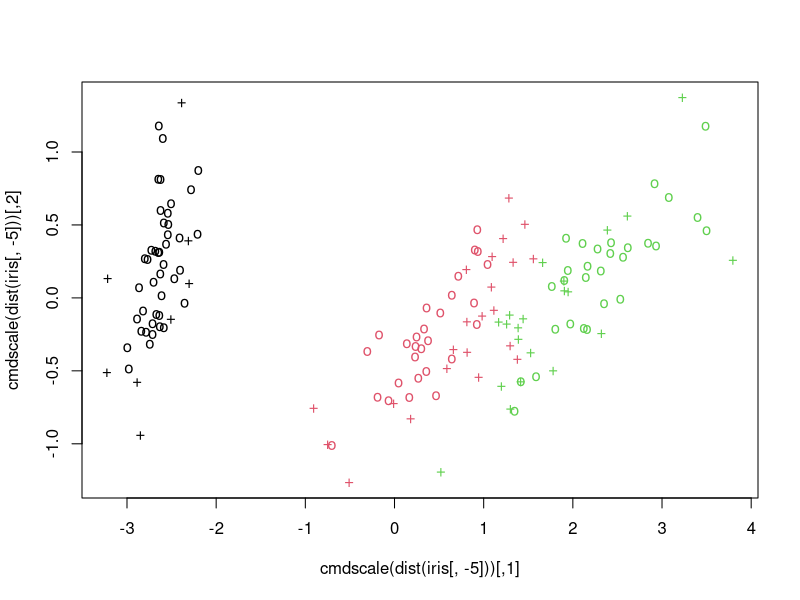
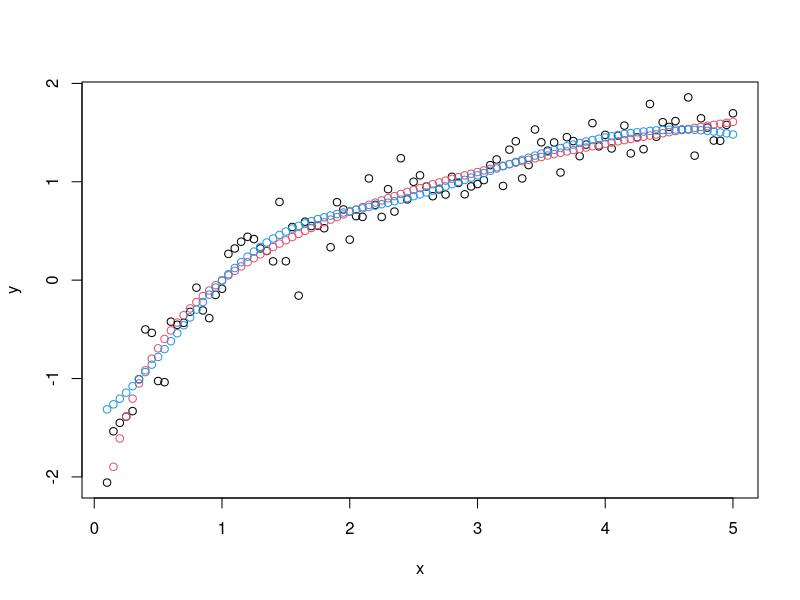
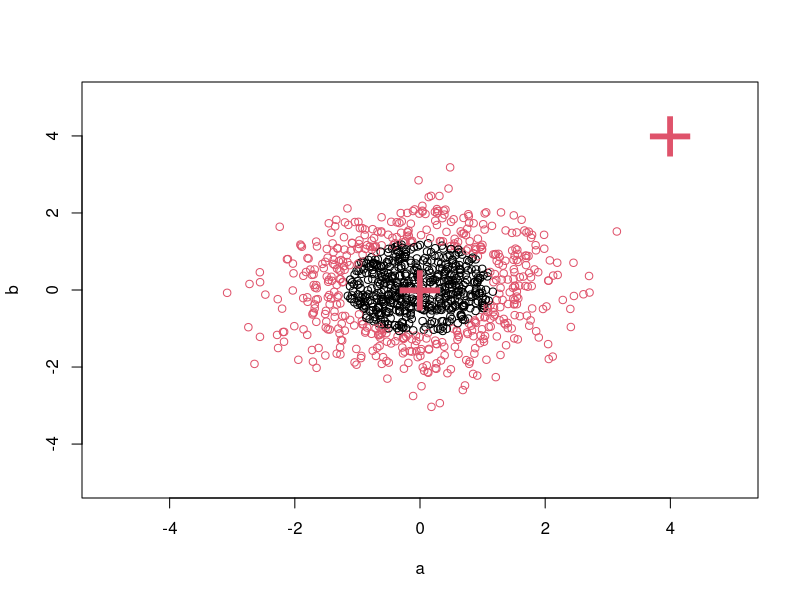
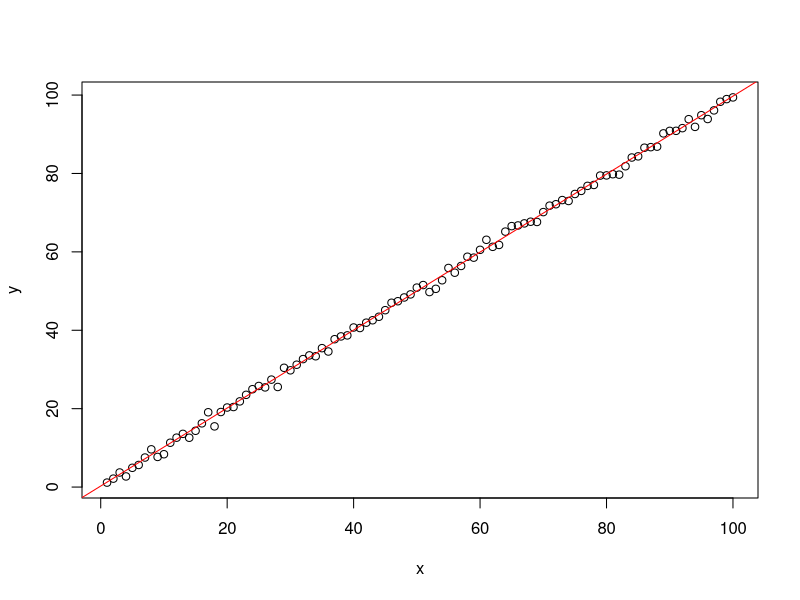
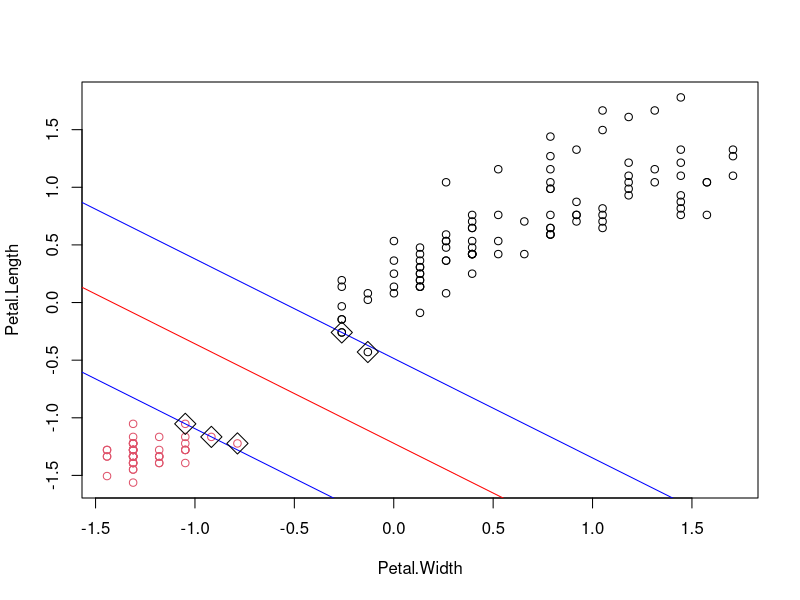

The R source for these figures, in order:
#################################
# Exemplo SVM
#################################

library(e1071)
##################################
data(iris)
attach(iris)

## classification mode
# default with factor response:
model <- svm(Species ~ ., data = iris)

# alternatively the traditional interface:
x <- subset(iris, select = -Species)
y <- Species
model <- svm(x, y) 

print(model)
summary(model)

# test with train data
pred <- predict(model, x)
# (same as:)
pred <- fitted(model)

# Check accuracy:
table(pred, y)

# compute decision values and probabilities:
pred <- predict(model, x, decision.values = TRUE)
attr(pred, "decision.values")[1:4,]

# visualize (classes by color, SV by crosses):
plot(cmdscale(dist(iris[,-5])),
     col = as.integer(iris[,5]),
     pch = c("o","+")[1:150 %in% model$index + 1])

## try regression mode on two dimensions

# create data
x <- seq(0.1, 5, by = 0.05)
y <- log(x) + rnorm(x, sd = 0.2)

# estimate model and predict input values
m   <- svm(x, y)
new <- predict(m, x)

# visualize
plot(x, y)
points(x, log(x), col = 2)
points(x, new, col = 4)

## density-estimation

# create 2-dim. normal with rho=0:
X <- data.frame(a = rnorm(1000), b = rnorm(1000))
attach(X)

# traditional way:
m <- svm(X, gamma = 0.1)

# formula interface:
m <- svm(~., data = X, gamma = 0.1)
# or:
m <- svm(~ a + b, gamma = 0.1)

# test:
newdata <- data.frame(a = c(0, 4), b = c(0, 4))
predict (m, newdata)

# visualize:
plot(X, col = 1:1000 %in% m$index + 1, xlim = c(-5,5), ylim=c(-5,5))
points(newdata, pch = "+", col = 2, cex = 5)

## weights: (example not particularly sensible)
i2 <- iris
levels(i2$Species)[3] <- "versicolor"
summary(i2$Species)
wts <- 100 / table(i2$Species)
wts
m <- svm(Species ~ ., data = i2, class.weights = wts)

## extract coefficients for linear kernel

# a. regression
x <- 1:100
y <- x + rnorm(100)
m <- svm(y ~ x, scale = FALSE, kernel = "linear")
coef(m)
plot(y ~ x)
abline(m, col = "red")

# b. classification
# transform iris data to binary problem, and scale data
setosa <- as.factor(iris$Species == "setosa")
iris2 = scale(iris[,-5])

# fit binary C-classification model
m <- svm(setosa ~ Petal.Width + Petal.Length,
         data = iris2, kernel = "linear")

# plot data and separating hyperplane
plot(Petal.Length ~ Petal.Width, data = iris2, col = setosa)
(cf <- coef(m))
abline(-cf[1]/cf[3], -cf[2]/cf[3], col = "red")

# plot margin and mark support vectors
abline(-(cf[1] + 1)/cf[3], -cf[2]/cf[3], col = "blue")
abline(-(cf[1] - 1)/cf[3], -cf[2]/cf[3], col = "blue")
points(m$SV, pch = 5, cex = 2)

